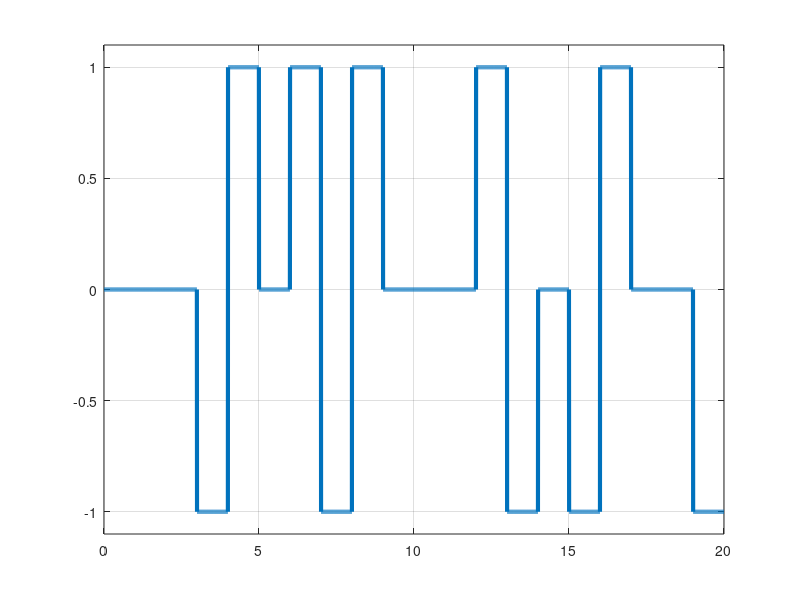

Recreate this plot in MATLAB.
in_bits = [0 0 0 0 0 0 0 0 1 0 0 0 0 0 0 0 0 0 0 1];
bitrate = 1;
count_zero = 0;
bits = zeros(1,length(in_bits));
prev = 1;

for i = 1:length(in_bits)
  if count_zero==8
    bits(i-5) = 'V';
    bits(i-4) = 'B';
    bits(i-2) = 'V';
    bits(i-1) = 'B';
    count_zero = 0;
  end
  if in_bits(i)==0
    bits(i)=0;
    count_zero = count_zero + 1;
  else
    bits(i)=1;
    count_zero=0;
  end
end

T = length(bits)/bitrate;
n = 200;
N = n*length(bits);
dt = T/(N-1);
t = 0:dt:T;
x = zeros(1,length(t));

%% AMI
pre_value = -1;

for i = 0:length(bits)-1
  if bits(i+1)=='B'
    x(i*n+1:(i+1)*n) = -pre_value;
    pre_value = -pre_value;
  elseif bits(i+1)=='V'
    x(i*n+1:(i+1)*n) = pre_value;
  elseif bits(i+1) == 0
    x(i*n+1:(i+1)*n) = 0;
  else
    x(i*n+1:(i+1)*n) = -pre_value;
    pre_value = (-1) * pre_value;
  end
end

figure;
plot(t,x,'LineWidth',3);
axis([0 t(end) -1.1 1.1])
grid on;

%% Demodulation
num_of_bits = T*bitrate;
out_bits = zeros(1,num_of_bits);
same_value = 0;
track = 0;
track_pos = 0;

m = length(x)/num_of_bits;

j = 1;

for k=1:m:length(x)
  if k == track + m
    continue;
  end
  if x(k)==0
    out_bits(j) = 0;
  else
    disp(x(k));
    if x(k)==same_value && j==track_pos+2
      out_bits(j-3:j+1)=0;
      track = k;
      same_value = 0;
      j = j+2;
    else
      out_bits(j)=1;
      track_pos = j;
      same_value = x(k);
    end
  end
  j++;
end

disp(out_bits);